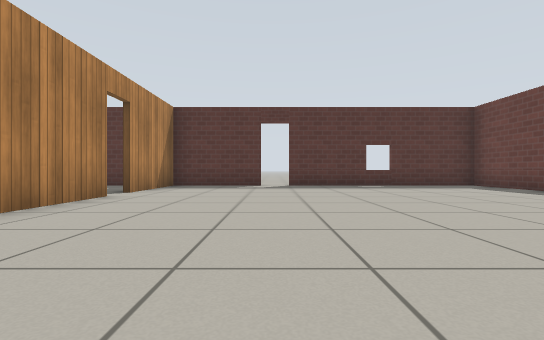
View 1 (above)

16 first-person views from a walk through a robot-simulator world made for Gazebo. The camera is 0.5 m above the floor, looks level and sees 85° across. The floor is counted in squares, 1 m on a side. Each view is taken from the middle of a square. On the plan, view 1 faces up. The plan holds only what a view shows up to about 9 squares ahead; the rest is blank. Gazebo's built-in surfaces are drawn with simple patterns.

View 2
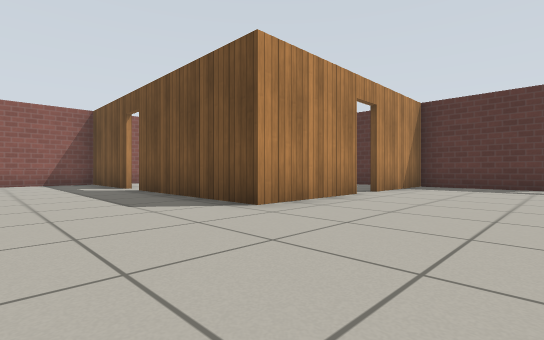

View 3
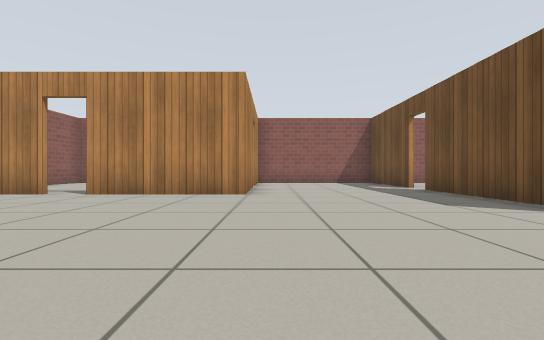

View 4
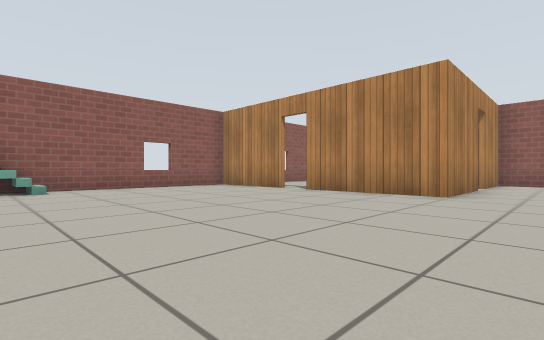

View 5
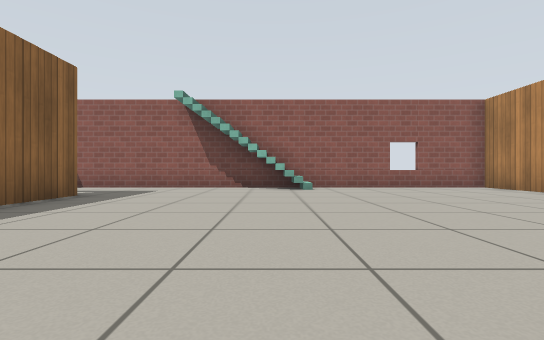

View 6
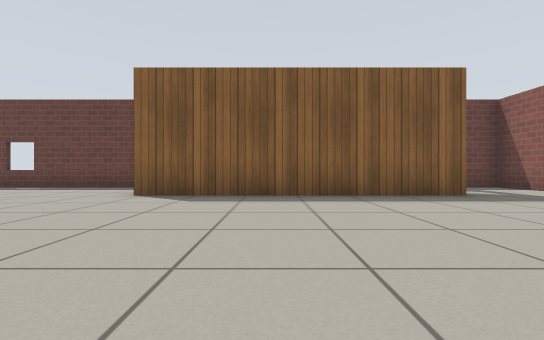

View 7
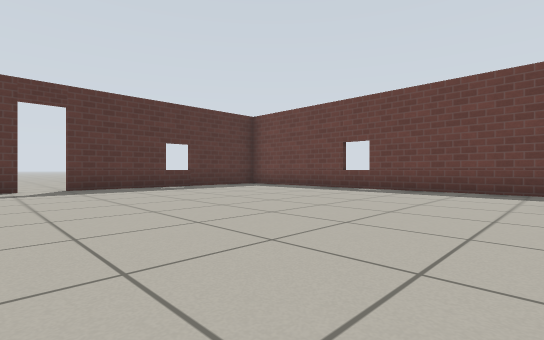

View 8
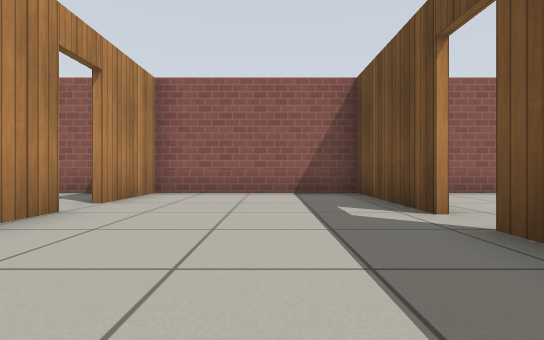

View 9
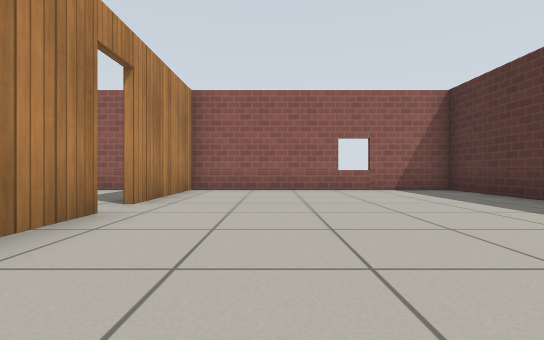

View 10
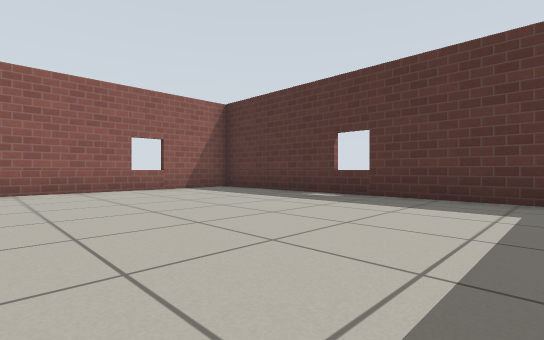

View 11
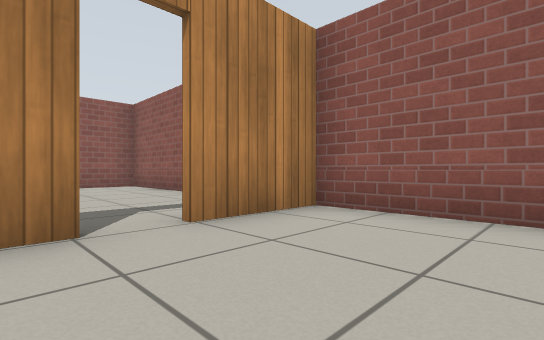

View 12
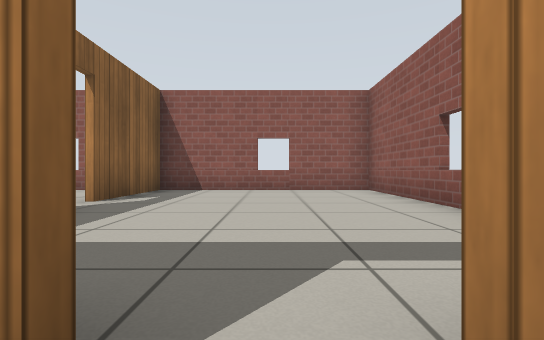

View 13
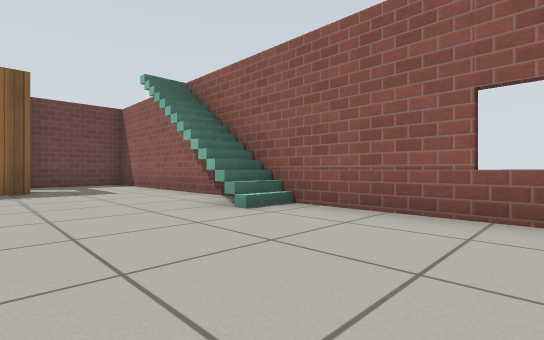

View 14
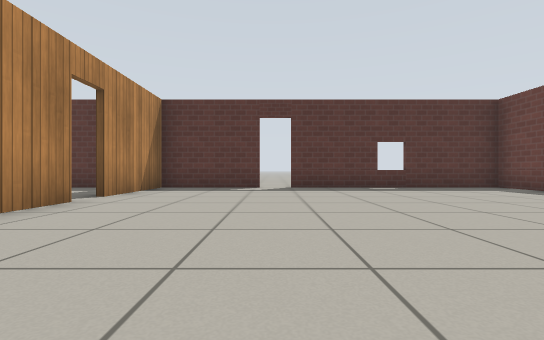

View 15
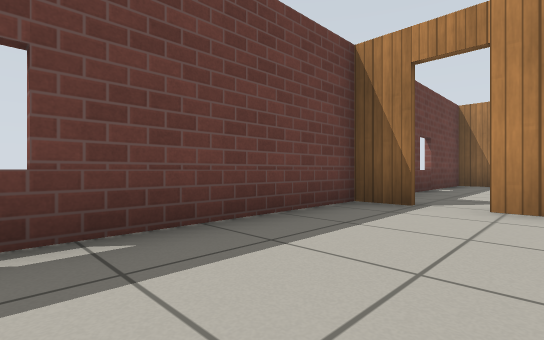

View 16
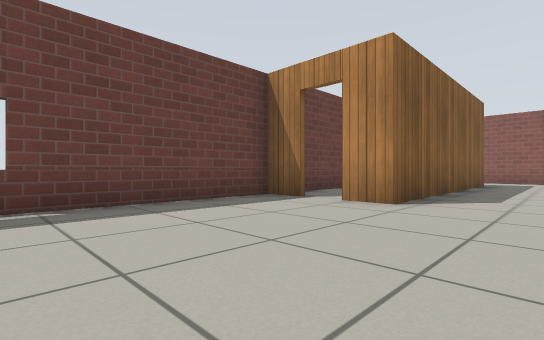

### Floor plan
Points are (right, up) in squares from view 1. A wall is a line through its corners. A room is listed if a view was taken in it or the views show most of it. See-through windows are left out.
Room 1 (views 1, 2, 3, 4, 5, 6, 7, 8, 11, 12, 13, 14, 15, 16)
walls: (-3.1, 5.8) (-3.1, 2.8) (-7.5, 2.8); (6.4, 0.7) (6.4, 9.4) (0.5, 9.4); (-6.1, -5.6) (-6.1, -8.5); (3.8, -5.9) (3.8, 0.7) (4.8, 0.7); (-8.6, -1.5) (-6.1, -1.5) (-6.1, -4.9); (-8.3, 2.8) (-11.4, 2.8) (-11.4, -1.5) (-9.4, -1.5); (-0.3, 9.4) (-3.1, 9.4) (-3.1, 6.5); (-6, -8.4) (6.4, -8.4) (6.4, -6)
ways out: open door at (-8, 3) to room 2; open door at (-3, 6) to room 2; open door at (-9, -2) to room 3; gap at (-6, -5.5) to room 3; open door at (5, -6) to room 4; open door at (5, 1) to room 4
Room 2 (views 9, 10)
walls: (-7.5, 3) (-6.1, 3); (-4.1, 9.4) (-11.4, 9.4) (-11.4, 3) (-8.3, 3)
ways out: open door at (-8, 3) to room 1; open door at (-3, 6) to room 1
Room 3 (no view inside)
walls: (-11.4, -2.9) (-11.4, -8.4) (-6, -8.4); (-6.2, -8.4) (-6.2, -5.6)
ways out: open door at (-9, -2) to room 1; gap at (-6, -5.5) to room 1
Room 4 (no view inside)
walls: (6.4, -5.2) (6.4, -0.5)
ways out: open door at (5, -6) to room 1; open door at (5, 1) to room 1

Where each view was taken, in squares from view 1:
view 1: 0 up, 0 right, facing up
view 2: 0 up, 0 right, facing up-left
view 3: 1 down, 0 right, facing left
view 4: 0 up, 0 right, facing down-left
view 5: 0 up, 0 right, facing down
view 6: 2 down, 2 left, facing right
view 7: 1 up, 1 left, facing up-right
view 8: 1 up, 5 left, facing left
view 9: 5 up, 4 left, facing left
view 10: 4 up, 4 left, facing up-left
view 11: 1 up, 8 left, facing down-left
view 12: 1 down, 9 left, facing down
view 13: 5 down, 4 left, facing down-right
view 14: 1 up, 0 right, facing up
view 15: 5 up, 4 right, facing down-right
view 16: 5 up, 2 right, facing down-right
